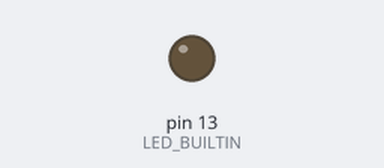
A sketch run on a simulated Arduino Uno, built with avr-gcc and run on an emulated ATmega328P. On the bench: output pins drawn as LEDs (lit = HIGH).

Above: at 1.5 s.
At 24.0 s:
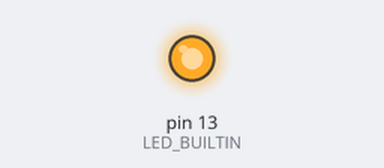
Timing chart, 0 to 25.2 s (numbered marks = the images above):
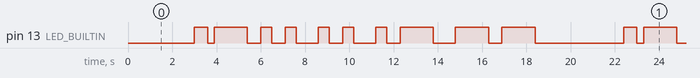

The sketch:

Blink_copy.ino
```cpp
void setup() {
  pinMode(LED_BUILTIN, OUTPUT);
}

void loop() {
  // liam in morse code is ._.. .. .- --
  // starting pause
  digitalWrite(LED_BUILTIN, LOW); delay(3000);   // pause

  // l
  digitalWrite(LED_BUILTIN, HIGH); delay(600);  // dot
  digitalWrite(LED_BUILTIN, LOW); delay(300);   // pause

  digitalWrite(LED_BUILTIN, HIGH); delay(1500); // long dot
 digitalWrite(LED_BUILTIN, LOW);
  delay(600);   // paue

  digitalWrite(LED_BUILTIN, HIGH); delay(500);  // dot
  digitalWrite(LED_BUILTIN, LOW); delay(600);   // pause

  digitalWrite(LED_BUILTIN, HIGH); delay(500);  // dot
  digitalWrite(LED_BUILTIN, LOW); delay(1000);  // end of letter pause

  // i
digitalWrite(LED_BUILTIN, HIGH); delay(500);  // dot
digitalWrite(LED_BUILTIN, LOW); delay(600);   // pause

  digitalWrite(LED_BUILTIN, HIGH); delay(500);  // dot
  digitalWrite(LED_BUILTIN, LOW); delay(1000);  // end o letter pause

  //a
 digitalWrite(LED_BUILTIN, HIGH); delay(500);  // dot
digitalWrite(LED_BUILTIN, LOW); delay(600);   // pause

digitalWrite(LED_BUILTIN, HIGH); delay(1500); // long dot
digitalWrite(LED_BUILTIN, LOW); delay(1000);  // end letter pause

//m
digitalWrite(LED_BUILTIN, HIGH); delay(1500); // long dot
digitalWrite(LED_BUILTIN, LOW); delay(600);   // pause

digitalWrite(LED_BUILTIN, HIGH); delay(1500); // long dot
digitalWrite(LED_BUILTIN, LOW); delay(1000);  // end letter pause


}
```

Measured:
- by itself, pin 13 (LED_BUILTIN): repeats every 19.4 s: LOW 0.30 s, HIGH 1.5 s, 2 × (LOW 0.60 s, HIGH 0.50 s), LOW 1.0 s, HIGH 0.50 s, LOW 0.60 s, HIGH 0.50 s, LOW 1.0 s, HIGH 0.50 s, LOW 0.60 s, HIGH 1.5 s, LOW 1.0 s, HIGH 1.5 s, LOW 0.60 s, HIGH 1.5 s, LOW 4.0 s, HIGH 0.60 s
- by itself, everything shown: repeats every 19.4 s, in 20 steps
